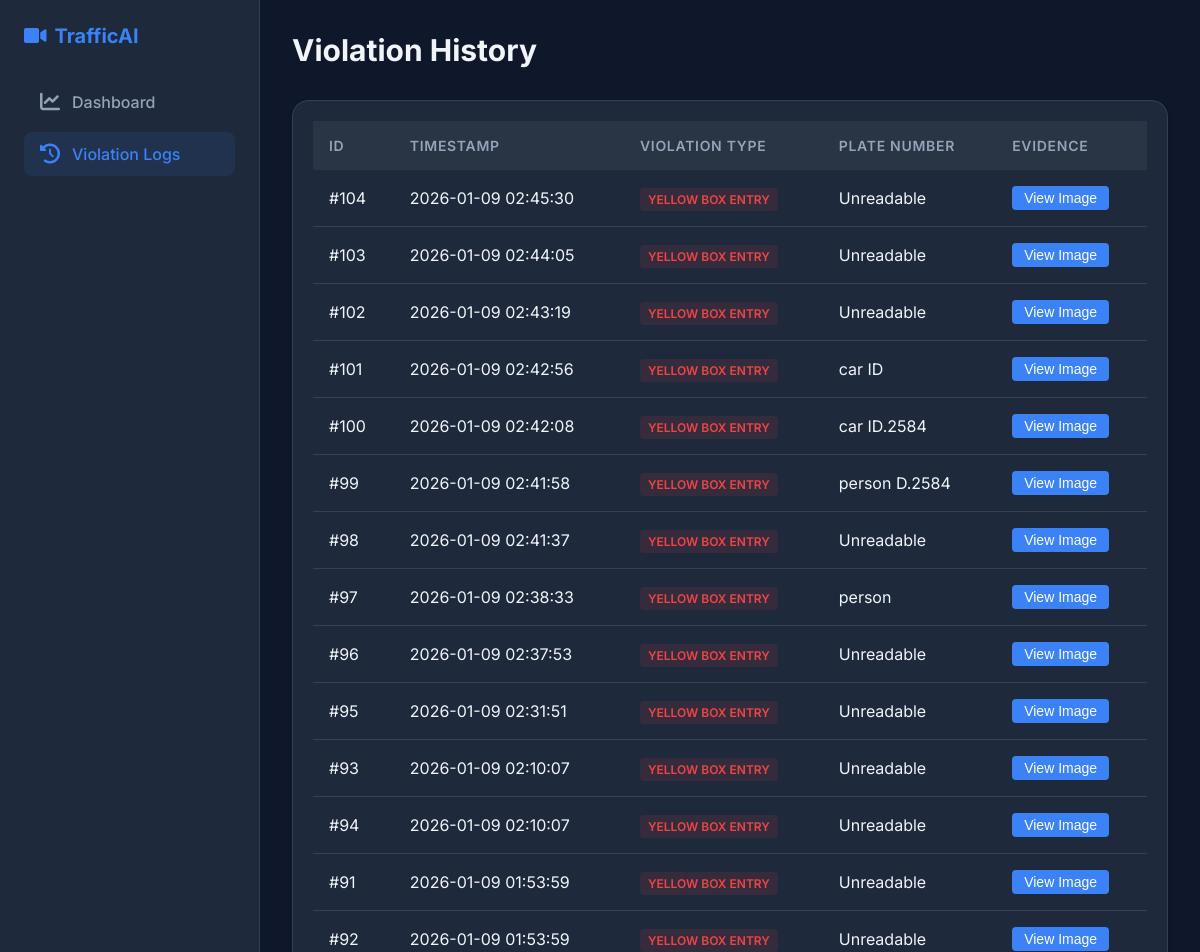
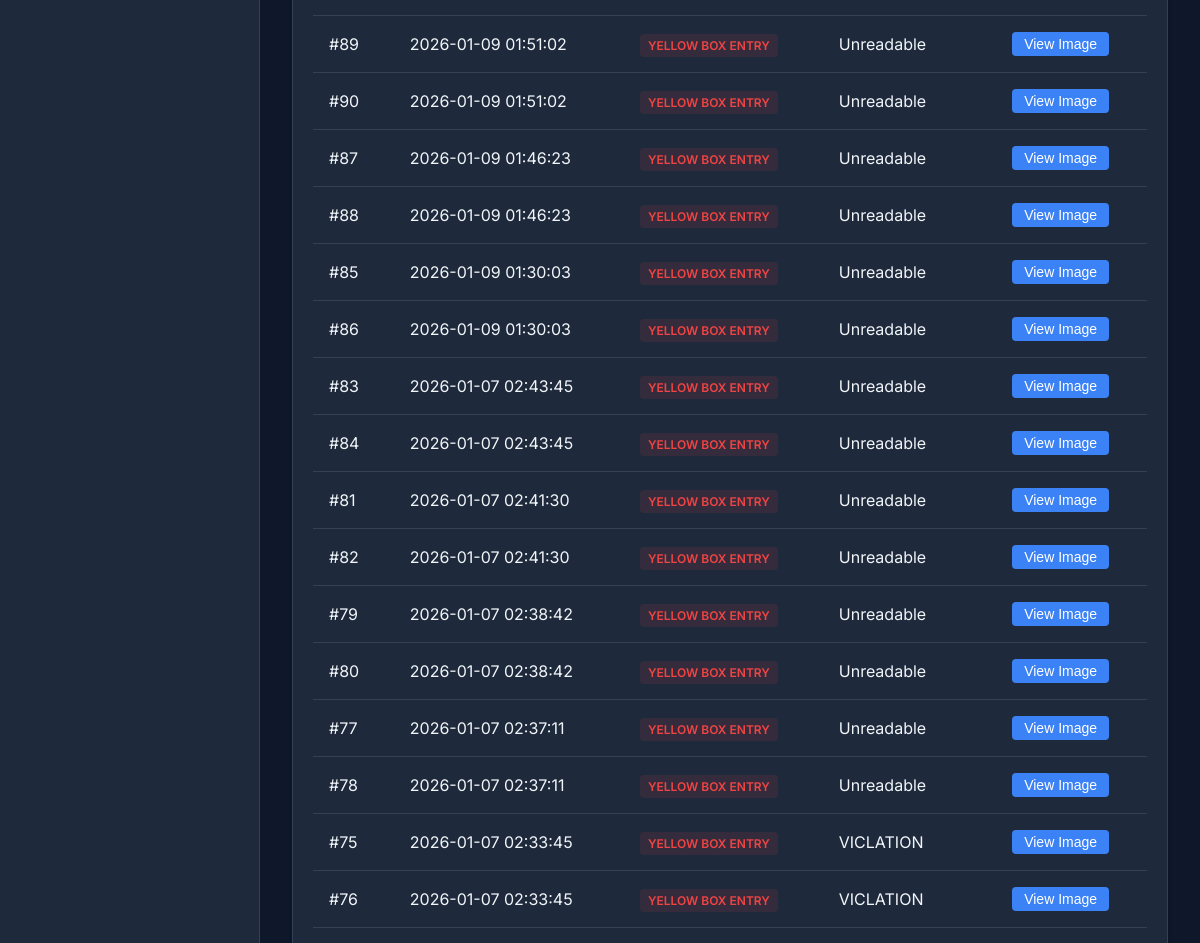
Page /logs (upper part) on the earlier database version (2 pictures, top to bottom).
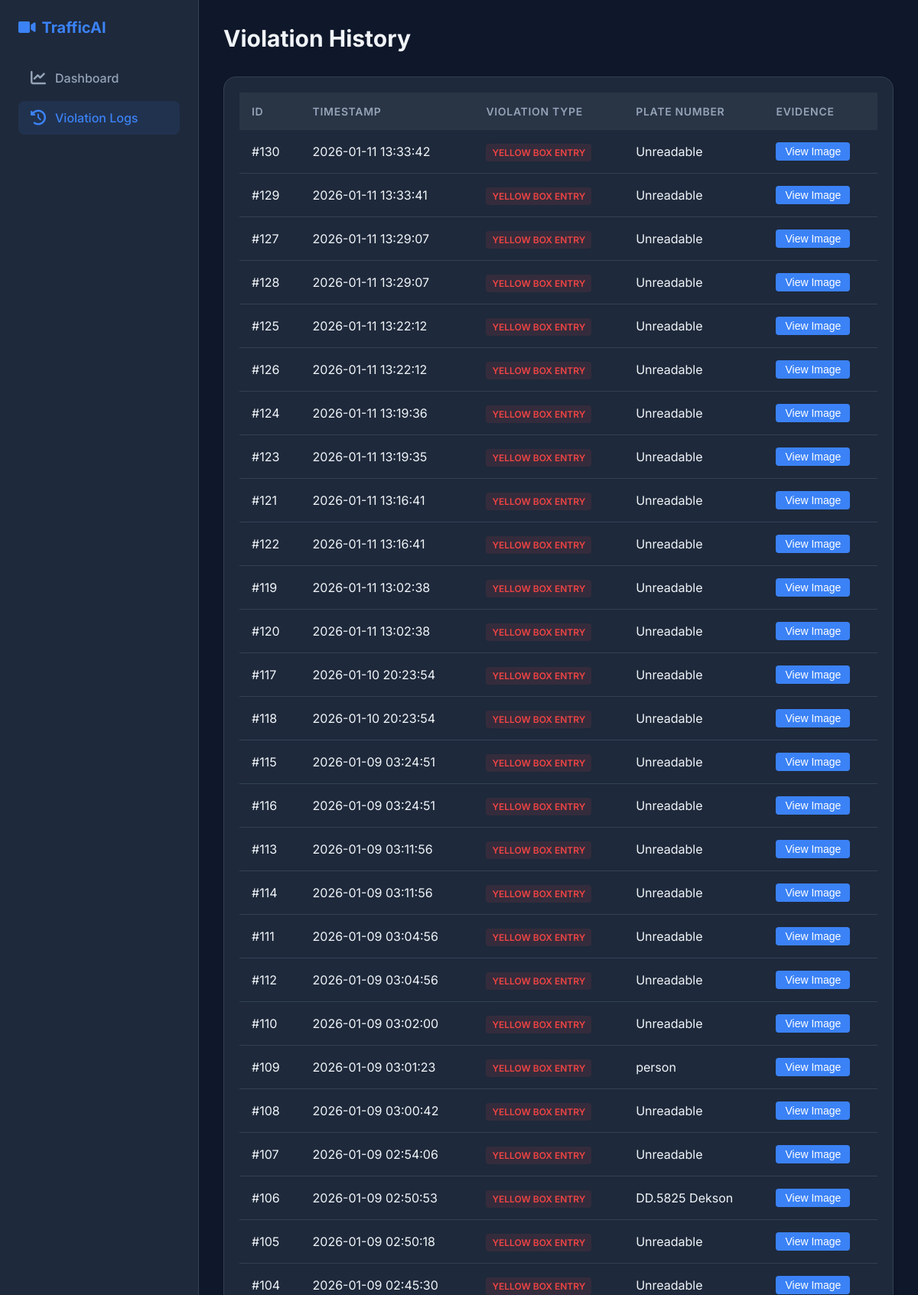
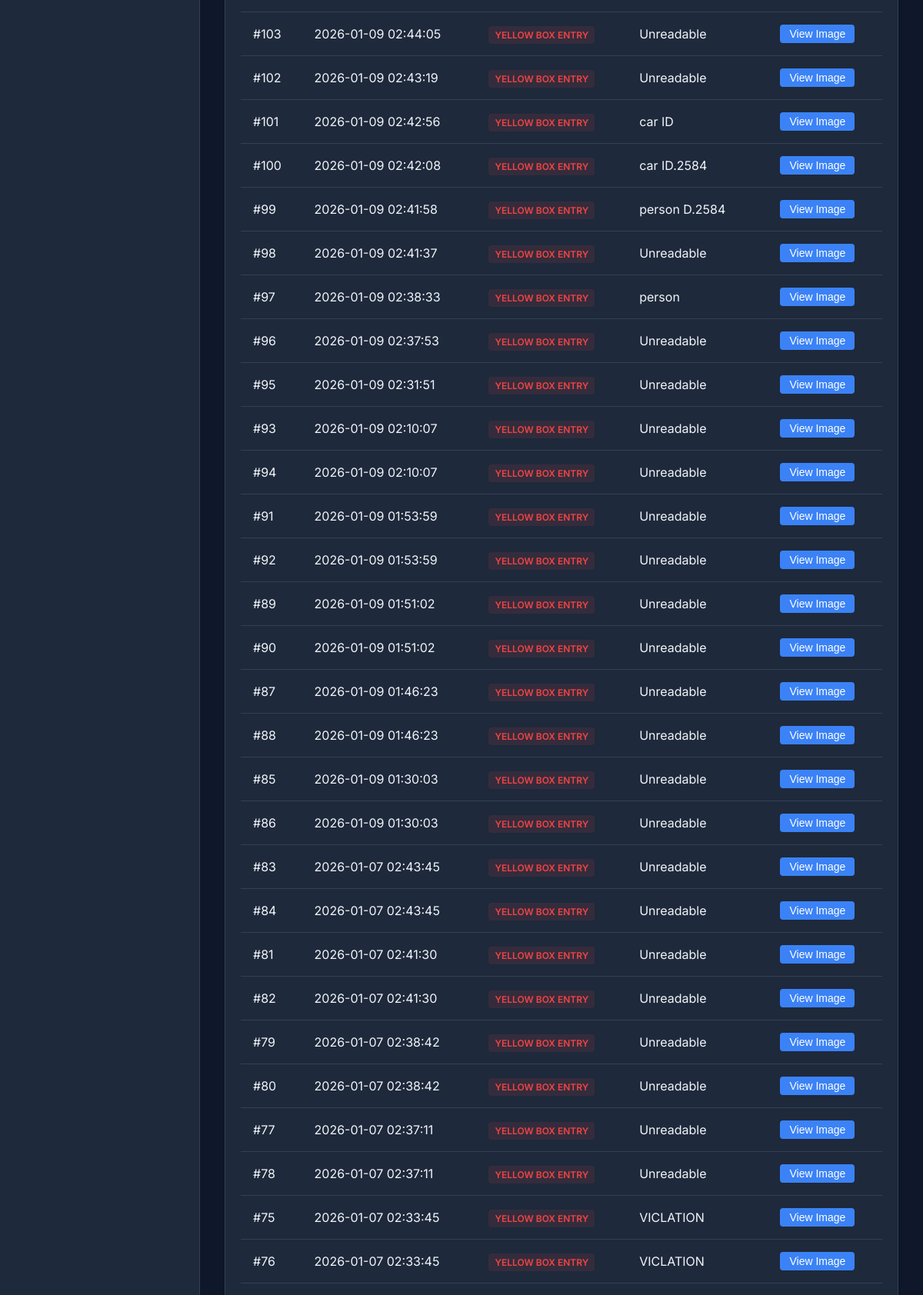
Same page on the later database version (2 pictures, top to bottom).
### tables this page shows
CREATE TABLE violations (
            id INTEGER PRIMARY KEY AUTOINCREMENT,
            vehicle_id INTEGER,
            timestamp TEXT,
            stop_time REAL,
            image TEXT
        );

### routes/dashboard_routes.py (the view)
@dashboard_bp.route('/logs')
def logs():
    violations = process_violations(db.get_all_violations())
    return render_template('logs.html', violations=violations)

### database/database.py (called while the page is built)
    def get_all_violations(self):
        query = 'SELECT * FROM violations ORDER BY timestamp DESC'
        cursor = self.conn.execute(query)
        return cursor.fetchall()

### routes/dashboard_routes.py (called while the page is built)
def process_violations(raw_data):
    processed = []
    if not raw_data:
        return processed
    for row in raw_data:
        item = {}
        if hasattr(row, 'keys'):
            item = dict(row)
        elif isinstance(row, (list, tuple)):
            if len(row) > 0: item['id'] = row[0]
            if len(row) > 1: item['label'] = row[1]
            if len(row) > 2: item['timestamp'] = row[2]
            if len(row) > 3: item['image_path'] = row[3]
        raw_label = item.get('label', '')
        plate_match = re.search(r'\[(.*?)\]', raw_label)
        if plate_match:
            item['plate_number'] = plate_match.group(1)
            item['label'] = raw_label.split('[')[0].strip()
        else:
            item['plate_number'] = 'Unreadable'
        processed.append(item)
    return processed

### templates/logs.html
{% extends "layout.html" %}
{% block content %}
<div class="header">
    <h1 class="page-title">Violation History</h1>
</div>
<div class="card">
    <div class="card-body">
        {% if violations %}
        <div class="table-container">
            <table>
                <thead>
                    <tr>
                        <th>ID</th>
                        <th>Timestamp</th>
                        <th>Violation Type</th>
                        <th>Plate Number</th>
                        <th>Evidence</th>
                    </tr>
                </thead>
                <tbody>
                    {% for v in violations %}
                    <tr>
                        <td>#{{ v.id }}</td>
                        <td>{{ v.timestamp }}</td>
                        <td><span class="violation-tag">Yellow Box Entry</span></td>
                        <td>{{ v.plate_number if v.plate_number else 'Unreadable' }}</td>
                        <td>
                            {% if v.image_path %}
                            <button class="btn-view" onclick="openGlobalModal('{{ v.image_path }}')">View Image</button>
                            {% else %}
                            <span style="color: var(--text-muted);">No Image</span>
                            {% endif %}
                        </td>
                    </tr>
                    {% endfor %}
                </tbody>
            </table>
        </div>
        {% else %}
            <p style="color: var(--text-muted); text-align: center;">No violations recorded in the database.</p>
        {% endif %}
    </div>
</div>
{% endblock %}

### templates/layout.html (shortened to what this page needs)
<!DOCTYPE html>
<html lang="en">
<head>
    <link href="https://cdnjs.cloudflare.com/ajax/libs/font-awesome/6.0.0/css/all.min.css" rel="stylesheet">
    <link rel="stylesheet" href="{{ url_for('static', filename='css/style.css') }}">
</head>
<body>
    <aside class="sidebar">
        <div class="brand">
            <i class="fas fa-video"></i>
            <span>TrafficAI</span>
        </div>
        <ul class="nav-links">
            <li>
                <a href="{{ url_for('dashboard.dashboard') }}" class="nav-link {% if request.endpoint == 'dashboard.dashboard' %}active{% endif %}">
                    <i class="fas fa-chart-line"></i>
                    <span>Dashboard</span>
                </a>
            </li>
            <li>
                <a href="{{ url_for('dashboard.logs') }}" class="nav-link {% if request.endpoint == 'dashboard.logs' %}active{% endif %}">
                    <i class="fas fa-history"></i>
                    <span>Violation Logs</span>
                </a>
            </li>
        </ul>
    </aside>
    <main class="main-content">
        {% block content %}{% endblock %}
    </main>
</body>
</html>

### static/css/style.css (style rules this page uses)
:root { --bg-body: #0f172a; --bg-panel: #1e293b; --bg-header: #1e293b; --text-main: #f1f5f9; --text-muted: #94a3b8; --accent-color: #3b82f6; --accent-hover: #2563eb; --danger-color: #ef4444; --warning-color: #f59e0b; --success-color: #10b981; --border-color: #334155; --shadow: 0 4px 6px -1px rgb(0 0 0 / 0.1), 0 2px 4px -2px rgb(0 0 0 / 0.1); }
* { box-sizing: border-box; margin: 0; padding: 0; }
body { font-family: 'Inter', 'Segoe UI', Roboto, sans-serif; background-color: var(--bg-body); color: var(--text-main); height: 100vh; display: flex; overflow: hidden; }
.sidebar { width: 260px; background-color: var(--bg-panel); border-right: 1px solid var(--border-color); display: flex; flex-direction: column; padding: 1.5rem; }
.brand { font-size: 1.25rem; font-weight: 700; color: var(--accent-color); margin-bottom: 2rem; display: flex; align-items: center; gap: 0.5rem; }
.nav-links { list-style: none; display: flex; flex-direction: column; gap: 0.5rem; }
.nav-link { display: flex; align-items: center; gap: 0.75rem; padding: 0.75rem 1rem; color: var(--text-muted); text-decoration: none; border-radius: 0.5rem; transition: all 0.2s ease; font-weight: 500; }
.nav-link:hover, .nav-link.active { background-color: rgba(59, 130, 246, 0.1); color: var(--accent-color); }
.nav-link i { font-size: 1.25rem; }
.main-content { flex: 1; display: flex; flex-direction: column; overflow-y: auto; padding: 2rem; }
.header { display: flex; justify-content: space-between; align-items: center; margin-bottom: 2rem; }
.page-title { font-size: 1.875rem; font-weight: 700; }
.card { background-color: var(--bg-panel); border-radius: 1rem; border: 1px solid var(--border-color); box-shadow: var(--shadow); overflow: hidden; display: flex; flex-direction: column; }
.card-body { padding: 1.25rem; flex: 1; overflow-y: auto; }
.table-container { width: 100%; overflow-x: auto; }
table { width: 100%; border-collapse: collapse; text-align: left; }
th { background-color: rgba(255, 255, 255, 0.05); padding: 1rem; font-weight: 600; color: var(--text-muted); font-size: 0.875rem; text-transform: uppercase; letter-spacing: 0.05em; }
td { padding: 1rem; border-bottom: 1px solid var(--border-color); color: var(--text-main); }
.violation-tag { background-color: rgba(239, 68, 68, 0.1); color: var(--danger-color); padding: 0.25rem 0.5rem; border-radius: 0.25rem; font-size: 0.75rem; font-weight: 600; text-transform: uppercase; }
.btn-view { background-color: var(--accent-color); color: white; border: none; padding: 0.25rem 0.75rem; border-radius: 0.25rem; cursor: pointer; font-size: 0.875rem; transition: background-color 0.2s; }

Differences in the rows shown:
added violations: id "130", timestamp "2026-01-11 13:33:42", plate_number "Unreadable"
added violations: id "129", timestamp "2026-01-11 13:33:41", plate_number "Unreadable"
added violations: id "127", timestamp "2026-01-11 13:29:07", plate_number "Unreadable"
added violations: id "128", timestamp "2026-01-11 13:29:07", plate_number "Unreadable"
added violations: id "125", timestamp "2026-01-11 13:22:12", plate_number "Unreadable"
added violations: id "126", timestamp "2026-01-11 13:22:12", plate_number "Unreadable"
added violations: id "124", timestamp "2026-01-11 13:19:36", plate_number "Unreadable"
added violations: id "123", timestamp "2026-01-11 13:19:35", plate_number "Unreadable"
added violations: id "121", timestamp "2026-01-11 13:16:41", plate_number "Unreadable"
added violations: id "122", timestamp "2026-01-11 13:16:41", plate_number "Unreadable"
added violations: id "119", timestamp "2026-01-11 13:02:38", plate_number "Unreadable"
added violations: id "120", timestamp "2026-01-11 13:02:38", plate_number "Unreadable"
added violations: id "117", timestamp "2026-01-10 20:23:54", plate_number "Unreadable"
added violations: id "118", timestamp "2026-01-10 20:23:54", plate_number "Unreadable"
added violations: id "115", timestamp "2026-01-09 03:24:51", plate_number "Unreadable"
added violations: id "116", timestamp "2026-01-09 03:24:51", plate_number "Unreadable"
added violations: id "113", timestamp "2026-01-09 03:11:56", plate_number "Unreadable"
added violations: id "114", timestamp "2026-01-09 03:11:56", plate_number "Unreadable"
added violations: id "111", timestamp "2026-01-09 03:04:56", plate_number "Unreadable"
added violations: id "112", timestamp "2026-01-09 03:04:56", plate_number "Unreadable"
added violations: id "110", timestamp "2026-01-09 03:02:00", plate_number "Unreadable"
added violations: id "109", timestamp "2026-01-09 03:01:23", plate_number "person"
added violations: id "108", timestamp "2026-01-09 03:00:42", plate_number "Unreadable"
added violations: id "107", timestamp "2026-01-09 02:54:06", plate_number "Unreadable"
added violations: id "106", timestamp "2026-01-09 02:50:53", plate_number "DD.5825 Dekson"
added violations: id "105", timestamp "2026-01-09 02:50:18", plate_number "Unreadable"
